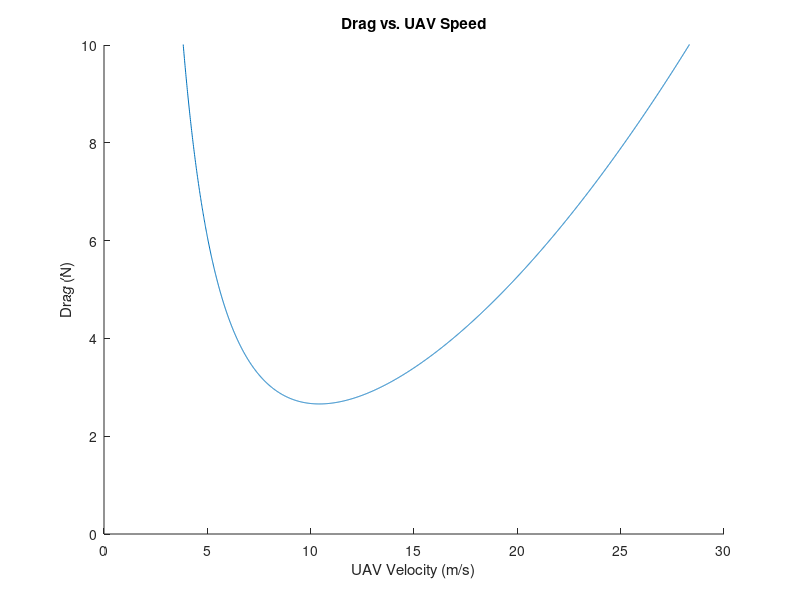
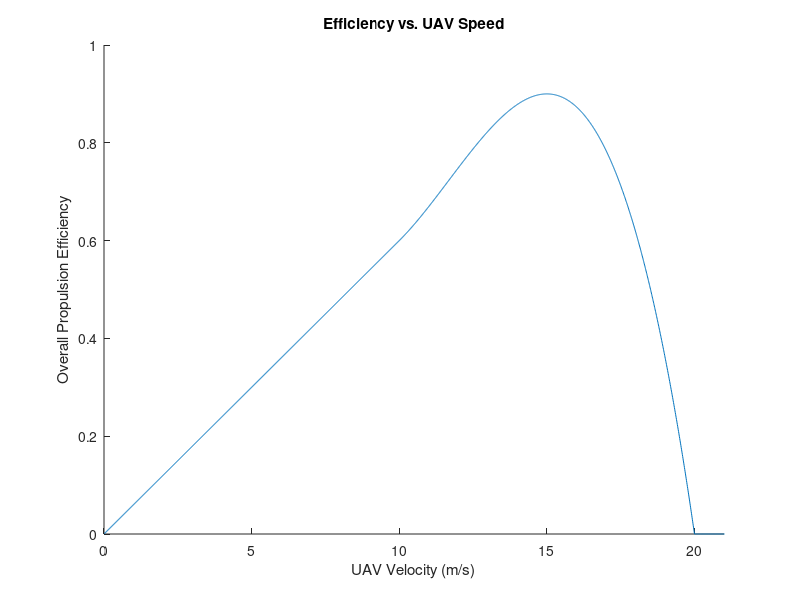
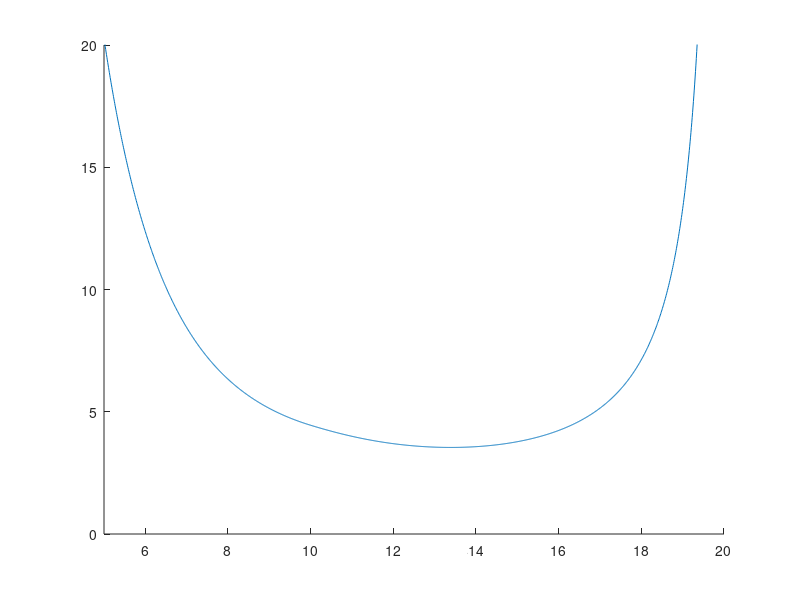

MATLAB code to generate these figures, in order:
%http://cafefoundation.org/v2/pdf_tech/MPG.engines/AIAA.1980.1847.B.H.Carson.pdf
clear; clc; close all;

%Check to see how cruise efficiency is affected by velocity

%parameter values
rho = 1.225; %air density
f = .2;   %equivalent parasite area
W = 10; %weight of aircraft
b = .20;   %span
e = 0.9; %Oswald's efficiency factor

%velocity
v = 0.01 : 0.01 : 30;

%Defined in paper (2nd column, page 2)
A = rho*f/(2*W);
B = 2*W/(rho*b^2*pi*e);

%vehicle specific power (2nd column, page 4)
%epsilon = 1;
% https://en.wikipedia.org/wiki/Vehicle-specific_power
% http://cires1.colorado.edu/jimenez/Papers/Jimenez_VSP_9thCRC_99_final.pdf

%defined in paper (1st column, page 5)
% for i = 1 : length(v)
%
%     k(i) = epsilon(i)/v(i);
%
% end

%cruise efficiency
% for i = 1 : length(v)
%
%     C(i) = 0.57*k(i)*(A^3*B)^(-1/4);
%
% end

%calculate l_d

for i = 1 : length(v)
    
    d_l(i) = A*v(i)^2 + B/v(i)^2;
    
    l_d(i) = d_l(i)^(-1);
    
end

figure(1);
hold on;
plot(v,d_l);
xlabel('UAV Velocity (m/s)');
ylabel('Drag (N)');
title('Drag vs. UAV Speed');
ylim([0 10]);
hold off;
%plot propulsive efficiency
V = 0.01 : 0.01 : 30;

a = -0.0024;
b = 0.084;
c = -0.9;
d = 3.6;

eta = zeros(length(V),1);

for i = 1 : length(V)
    
    if V(i) < 10
        
        eta(i) = V(i)*0.06;
        
    elseif V(i) < 20
        
        eta(i) = a*V(i)^3 + b*V(i)^2 + c*V(i) + d;
        
    else
        
        eta(i) = 0.00001;
        
    end
end

figure(2);
hold on;
plot(V,eta);
title('Efficiency vs. UAV Speed');
xlim([0 21]);
ylim([0 1]);
xlabel('UAV Velocity (m/s)');
ylabel('Overall Propulsion Efficiency');
hold off;

%-----------------------------------------%

for i = 1 : length(V)
    
    opt(i) = d_l(i)/eta(i);
    
end


figure(3);
hold on;
plot(V,opt);
ylim([0 20]);
xlim([5 20]);
hold off;